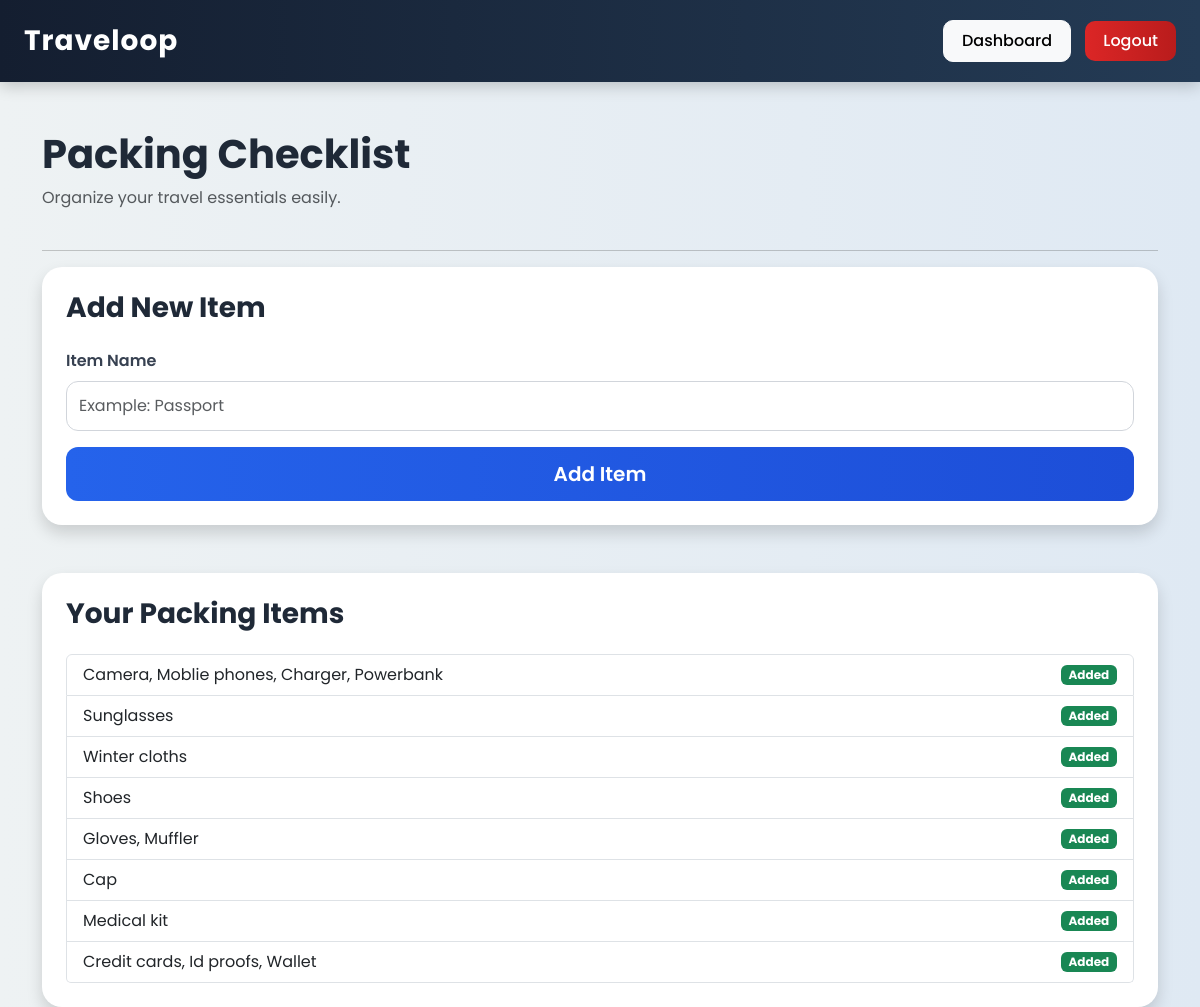
Screenshot of /packing/1 (signed in) with the database file from the repository.
### app.py (models this page shows)
class PackingItem(db.Model):
    id = db.Column(db.Integer, primary_key=True)
    item_name = db.Column(db.String(100))
    packed = db.Column(db.Boolean, default=False)
    trip_id = db.Column(db.Integer, db.ForeignKey('trip.id'))

### app.py (the view, shortened to what this page needs)
@app.route('/packing/<int:trip_id>', methods=['GET', 'POST'])
@login_required
def packing(trip_id):
    items = PackingItem.query.filter_by(
        trip_id=trip_id
    ).all()
    return render_template(
        'packing.html',
        items=items
    )

### app.py (called while the page is built)
@login_manager.user_loader
def load_user(user_id):
    return User.query.get(int(user_id))

### templates/packing.html
{% extends 'base.html' %}
{% block content %}
<div class="d-flex justify-content-between align-items-center mb-4">
    <div>
        <h1>
            Packing Checklist
        </h1>
        <p class="text-muted">
            Organize your travel essentials easily.
        </p>
    </div>
</div>
<hr>
<div class="card shadow p-4 mb-5">
    <h3 class="mb-4">
        Add New Item
    </h3>
    <form method="POST">
        <div class="mb-3">
            <label class="form-label">
                Item Name
            </label>
            <input
                type="text"
                name="item_name"
                class="form-control"
                placeholder="Example: Passport"
                required
            >
        </div>
        <div class="d-grid">
            <button
                type="submit"
                class="btn btn-primary btn-lg">
                Add Item
            </button>
        </div>
    </form>
</div>
<div class="card shadow p-4">
    <h3 class="mb-4">
        Your Packing Items
    </h3>
    {% if items %}
    <ul class="list-group">
        {% for item in items %}
        <li class="list-group-item d-flex justify-content-between align-items-center">
            <span>
                {{ item.item_name }}
            </span>
            <span class="badge bg-success">
                Added
            </span>
        </li>
        {% endfor %}
    </ul>
    {% else %}
    <div class="alert alert-info">
        No packing items added yet.
        Add your first travel essential.
    </div>
    {% endif %}
</div>
{% endblock %}

### static/style.css (style rules this page uses)
* { margin: 0; padding: 0; box-sizing: border-box; }
body { font-family: 'Poppins', sans-serif; background: linear-gradient( to right, #eef2f3, #dfe9f3 ); min-height: 100vh; color: #333; }
.card { border: none; border-radius: 20px; overflow: hidden; background: #ffffff; box-shadow: 0 8px 25px rgba(0,0,0,0.08); transition: all 0.3s ease; }
h1, h2, h3, h4 { font-weight: 700; color: #1f2937; }
p { color: #555; }
.form-label { font-weight: 600; margin-bottom: 8px; color: #374151; }
.form-control { border-radius: 12px; padding: 12px; border: 1px solid #d1d5db; transition: 0.3s; }
.btn { border-radius: 12px; padding: 12px 20px; font-weight: 600; transition: all 0.3s ease; }
.btn-primary { background: linear-gradient( to right, #2563eb, #1d4ed8 ); border: none; }

### rows the page displays
PackingItem: item_name "Camera, Moblie phones, Charger, Powerbank"
PackingItem: item_name "Sunglasses"
PackingItem: item_name "Winter cloths"
PackingItem: item_name "Shoes"
PackingItem: item_name "Gloves, Muffler"
PackingItem: item_name "Cap"
PackingItem: item_name "Medical kit"
PackingItem: item_name "Credit cards, Id proofs, Wallet"
